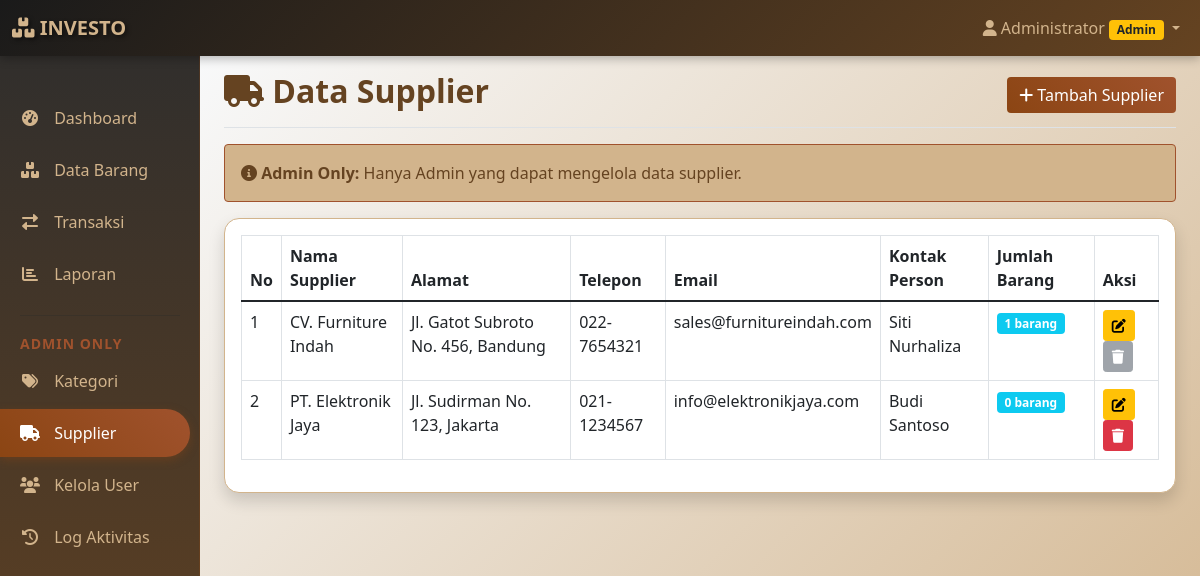
The app's page /supplier.php (signed in) with its own data.
### tables this page shows
CREATE TABLE `supplier` (
  `id` int NOT NULL,
  `nama_supplier` varchar(100) NOT NULL,
  `alamat` text,
  `telepon` varchar(20) DEFAULT NULL,
  `email` varchar(100) DEFAULT NULL,
  `kontak_person` varchar(100) DEFAULT NULL,
  `created_at` timestamp NULL DEFAULT CURRENT_TIMESTAMP,
  `updated_at` timestamp NULL DEFAULT CURRENT_TIMESTAMP ON UPDATE CURRENT_TIMESTAMP
);

### supplier.php (the view, shortened to what this page needs)
<?php
require_once 'config/database.php';
$database = new Database();
$db = $database->getConnection();
$query = "SELECT s.*, COUNT(b.id) as jumlah_barang
          FROM supplier s
          LEFT JOIN barang b ON s.id = b.supplier_id
          GROUP BY s.id
          ORDER BY s.nama_supplier";
$stmt = $db->prepare($query);
$stmt->execute();
$supplier_list = $stmt->fetchAll(PDO::FETCH_ASSOC);
?>
<!DOCTYPE html>
<html lang="id">
<head>
    <link href="https://cdn.jsdelivr.net/npm/bootstrap@5.1.3/dist/css/bootstrap.min.css" rel="stylesheet">
    <link href="https://cdnjs.cloudflare.com/ajax/libs/font-awesome/6.0.0/css/all.min.css" rel="stylesheet">
</head>
<body>
    <?php include 'includes/navbar.php'; ?>
    <div class="container-fluid">
        <div class="row">
            <?php include 'includes/sidebar.php'; ?>
            <main class="col-md-9 ms-sm-auto col-lg-10 px-md-4">
                <div class="d-flex justify-content-between flex-wrap flex-md-nowrap align-items-center pt-3 pb-2 mb-3 border-bottom">
                    <h1 class="h2 page-title"><i class="fas fa-truck"></i> Data Supplier</h1>
                    <button type="button" class="btn btn-brown" data-bs-toggle="modal" data-bs-target="#addModal">
                        <i class="fas fa-plus"></i> Tambah Supplier
                    </button>
                </div>
                <div class="alert alert-brown">
                    <i class="fas fa-info-circle"></i>
                    <strong>Admin Only:</strong> Hanya Admin yang dapat mengelola data supplier.
                </div>
                <div class="card content-card shadow">
                    <div class="card-body">
                        <div class="table-responsive">
                            <table class="table table-bordered table-hover">
                                <thead class="table-brown">
                                    <tr>
                                        <th>No</th>
                                        <th>Nama Supplier</th>
                                        <th>Alamat</th>
                                        <th>Telepon</th>
                                        <th>Email</th>
                                        <th>Kontak Person</th>
                                        <th>Jumlah Barang</th>
                                        <th>Aksi</th>
                                    </tr>
                                </thead>
                                <tbody>
                                    <?php $no = 1; foreach ($supplier_list as $supplier): ?>
                                    <tr>
                                        <td><?php echo $no++; ?></td>
                                        <td><?php echo $supplier['nama_supplier']; ?></td>
                                        <td><?php echo $supplier['alamat'] ?: '-'; ?></td>
                                        <td><?php echo $supplier['telepon'] ?: '-'; ?></td>
                                        <td><?php echo $supplier['email'] ?: '-'; ?></td>
                                        <td><?php echo $supplier['kontak_person'] ?: '-'; ?></td>
                                        <td>
                                            <span class="badge bg-info"><?php echo $supplier['jumlah_barang']; ?> barang</span>
                                        </td>
                                        <td>
                                            <button class="btn btn-sm btn-warning" onclick="editSupplier(<?php echo htmlspecialchars(json_encode($supplier)); ?>)">
                                                <i class="fas fa-edit"></i>
                                            </button>
                                            <?php if ($supplier['jumlah_barang'] == 0): ?>
                                            <button class="btn btn-sm btn-danger" onclick="deleteSupplier(<?php echo $supplier['id']; ?>, '<?php echo $supplier['nama_supplier']; ?>')">
                                                <i class="fas fa-trash"></i>
                                            </button>
                                            <?php else: ?>
                                            <button class="btn btn-sm btn-secondary" disabled title="Tidak dapat dihapus karena masih ada barang">
                                                <i class="fas fa-trash"></i>
                                            </button>
                                            <?php endif; ?>
                                        </td>
                                    </tr>
                                    <?php endforeach; ?>
                                </tbody>
                            </table>
                        </div>
                    </div>
                </div>
            </main>
        </div>
    </div>
</body>
</html>

### supplier.php (style rules this page uses)
:root { --brown-primary: #8B4513; --brown-secondary: #A0522D; --brown-light: #D2B48C; --brown-dark: #654321; --black-primary: #1a1a1a; --black-secondary: #2d2d2d; --black-light: #404040; }
.btn-brown { background: linear-gradient(45deg, var(--brown-primary), var(--brown-secondary)); border: none; color: white; transition: all 0.3s ease; }
.content-card { background: white; border-radius: 15px; box-shadow: 0 5px 15px rgba(0, 0, 0, 0.1); border: 1px solid var(--brown-light); }
.page-title { color: var(--brown-dark); font-weight: bold; }
.alert-brown { background: var(--brown-light); border-color: var(--brown-secondary); color: var(--brown-dark); }

### includes/navbar.php (style rules this page uses)
:root { --brown-primary: #8B4513; --brown-secondary: #A0522D; --brown-light: #D2B48C; --brown-dark: #654321; --black-primary: #1a1a1a; --black-secondary: #2d2d2d; --black-light: #404040; }

### includes/sidebar.php (style rules this page uses)
main { margin-top: 56px; background: linear-gradient(135deg, #f8f9fa 0%, var(--brown-light) 100%); min-height: calc(100vh - 56px); }

### records on screen
supplier: nama_supplier "CV. Furniture Indah", alamat "Jl. Gatot Subroto No. 456, Bandung", telepon "022-7654321", email "sales@furnitureindah.com", kontak_person "Siti Nurhaliza", jumlah_barang "1"
supplier: nama_supplier "PT. Elektronik Jaya", alamat "Jl. Sudirman No. 123, Jakarta", telepon "021-1234567", email "info@elektronikjaya.com", kontak_person "Budi Santoso", jumlah_barang "0"

### other values on screen
$_SESSION['nama_lengkap'] "Administrator"
